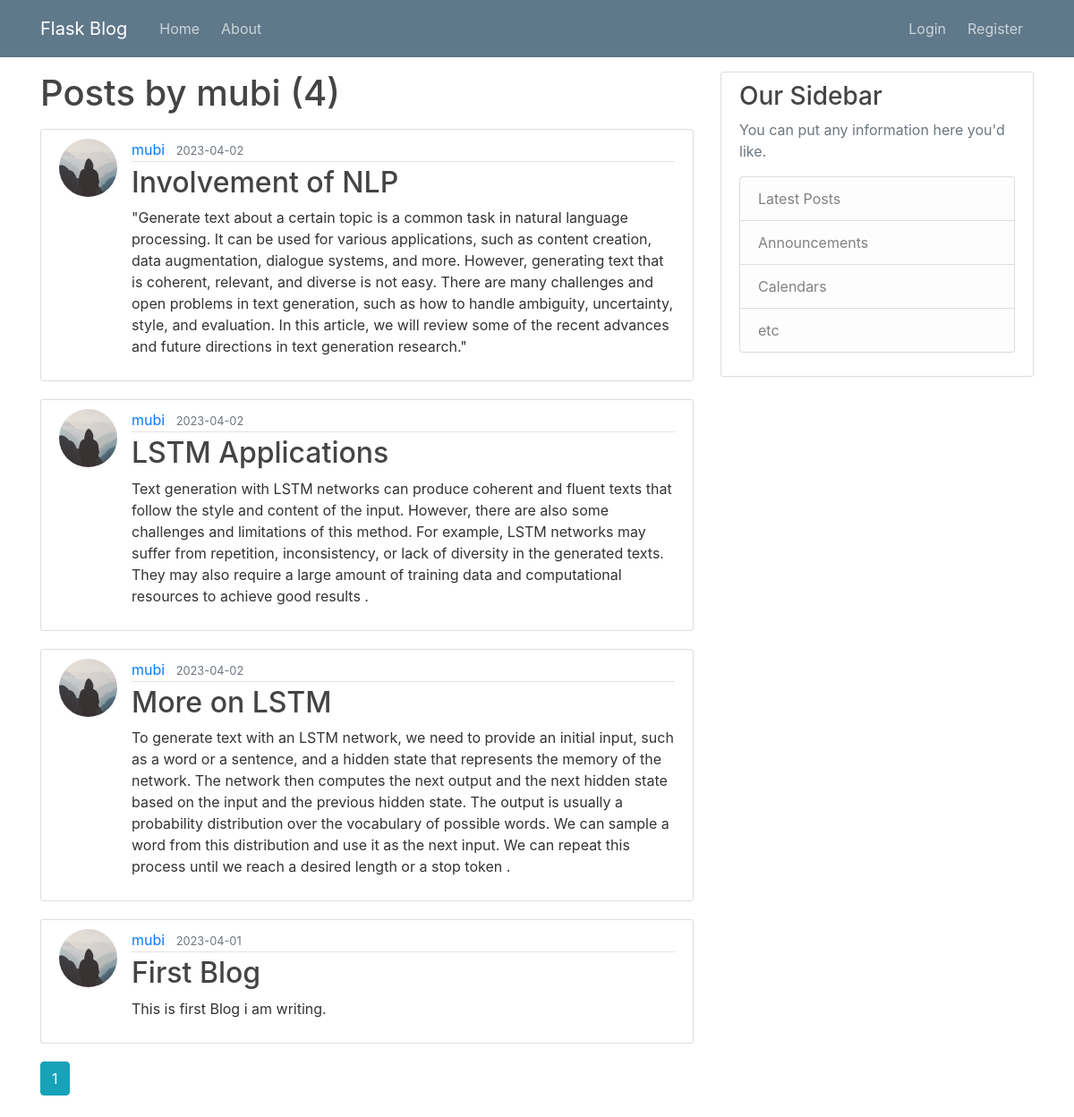
Screenshot of /user/mubi with the database file from the repository.
### flaskblog/models.py (models this page shows, shortened)
class User(db.Model,UserMixin):
    id = db.Column(db.Integer, primary_key=True)
    username = db.Column(db.String(20), unique=True, nullable=False)
    email = db.Column(db.String(120), unique=True, nullable=False)
    image_file = db.Column(db.String(20), nullable=False, default='default.jpg')
    password = db.Column(db.String(60), nullable=False)
    posts = db.relationship('Post', backref='author', lazy=True)

class Post(db.Model):
    id = db.Column(db.Integer, primary_key=True)
    title = db.Column(db.String(100), nullable=False)
    date_posted = db.Column(db.DateTime, nullable=False, default=datetime.utcnow)
    content = db.Column(db.Text, nullable=False)
    user_id = db.Column(db.Integer, db.ForeignKey('user.id'), nullable=False)

### flaskblog/routes.py (the view)
@app.route("/user/<string:username>")
def user_post(username):
    page=request.args.get('page',1,type=int)
    user=User.query.filter_by(username=username).first_or_404()
    posts=Post.query.filter_by(author=user)\
        .order_by(Post.date_posted.desc())\
        .paginate(page=page,per_page=5)
    return render_template('user_post.html', posts=posts,user=user)

### flaskblog/templates/user_post.html (shortened to what this page needs)
{% extends "layout.html" %}
{%  block content %}
    <h1 class="mb-3">Posts by {{user.username}}  ({{ posts.total }})</h1>
    {% for post in posts.items %}
    <article class="media content-section">
      <img class="rounded-circle article-img" src="{{url_for('static',filename='profile_pics/' + post.author.image_file) }}">
        <div class="media-body">
          <div class="article-metadata">
            <a class="mr-2" href="{{url_for('user_post',username=post.author.username)}}">{{ post.author.username}}</a>
            <small class="text-muted">{{ post.date_posted.strftime('%Y-%m-%d') }}</small>
          </div>
          <h2><a class="article-title" href="{{ url_for('post',post_id=post.id)}}">{{ post.title }}</a></h2>
          <p class="article-content">{{ post.content }}</p>
        </div>
      </article>
    {% endfor %}
    {% for page_num in posts.iter_pages(left_edge=1,right_edge=1,left_current=1,right_current=2) %}
        {% if page_num %}
            {% if posts.page==page_num %}
                   <a  class="btn btn-info mb-4" href="{{url_for('user_post',
                   username=user.username, page=page_num)}}">{{ page_num }}</a>
            {% else %}
                    <a  class="btn btn-outline-info mb-4" href="{{url_for('user_post',username=user.username,page=page_num)}}">{{ page_num }}</a>
            {% endif %}
        {% endif %}
    {% endfor %}
{% endblock content %}

### flaskblog/static/main.css (style rules this page uses)
body { color: #333333; margin-top: 5rem; background-image: url(https://images.unsplash.com/photo-1542435503-956c469947f6?ixlib=rb-4.0.3&ixid=MnwxMjA3fDB8MHxzZWFyY2h8M3x8YmxvZyUyMGJhY2tncm91bmR8ZW58MHx8MHx8&auto=format&fit=crop&w=600&q=60); background-size: cover; }
h1, h2, h3, h4, h5, h6 { color: #444444; }
.content-section { background: #ffffff; padding: 10px 20px; border: 1px solid #dddddd; border-radius: 3px; margin-bottom: 20px; }
.article-title { color: #444444; }
.article-content { white-space: pre-line; }
.article-img { height: 65px; width: 65px; margin-right: 16px; }
.article-metadata { padding-bottom: 1px; margin-bottom: 4px; border-bottom: 1px solid #e3e3e3 }

### rows the page displays
User: username "mubi"
Post: image_file (placeholder picture), author.username "mubi", date_posted "2023-04-02", title "Involvement of NLP", content "\"Generate text about a certain topic is a common task in natural language processing. It can be used for various applications, such as content creation, data augmentation, dialogue systems, and more. However, generating text that is coherent, relevant, and diverse is not easy. There are many challenges and open problems in text generation, such as how to handle ambiguity, uncertainty, style, and evaluation. In this article, we will review some of the recent advances and future directions in text generation research.\""
Post: image_file (placeholder picture), author.username "mubi", date_posted "2023-04-02", title "LSTM Applications", content "Text generation with LSTM networks can produce coherent and fluent texts that follow the style and content of the input. However, there are also some challenges and limitations of this method. For example, LSTM networks may suffer from repetition, inconsistency, or lack of diversity in the generated texts. They may also require a large amount of training data and computational resources to achieve good results ."
Post: image_file (placeholder picture), author.username "mubi", date_posted "2023-04-02", title "More on LSTM", content "To generate text with an LSTM network, we need to provide an initial input, such as a word or a sentence, and a hidden state that represents the memory of the network. The network then computes the next output and the next hidden state based on the input and the previous hidden state. The output is usually a probability distribution over the vocabulary of possible words. We can sample a word from this distribution and use it as the next input. We can repeat this process until we reach a desired length or a stop token ."
Post: image_file (placeholder picture), author.username "mubi", date_posted "2023-04-01", title "First Blog", content "This is first Blog i am writing."

### other values shown
{{ posts.total }} "4"
{{ page_num }} "1"
